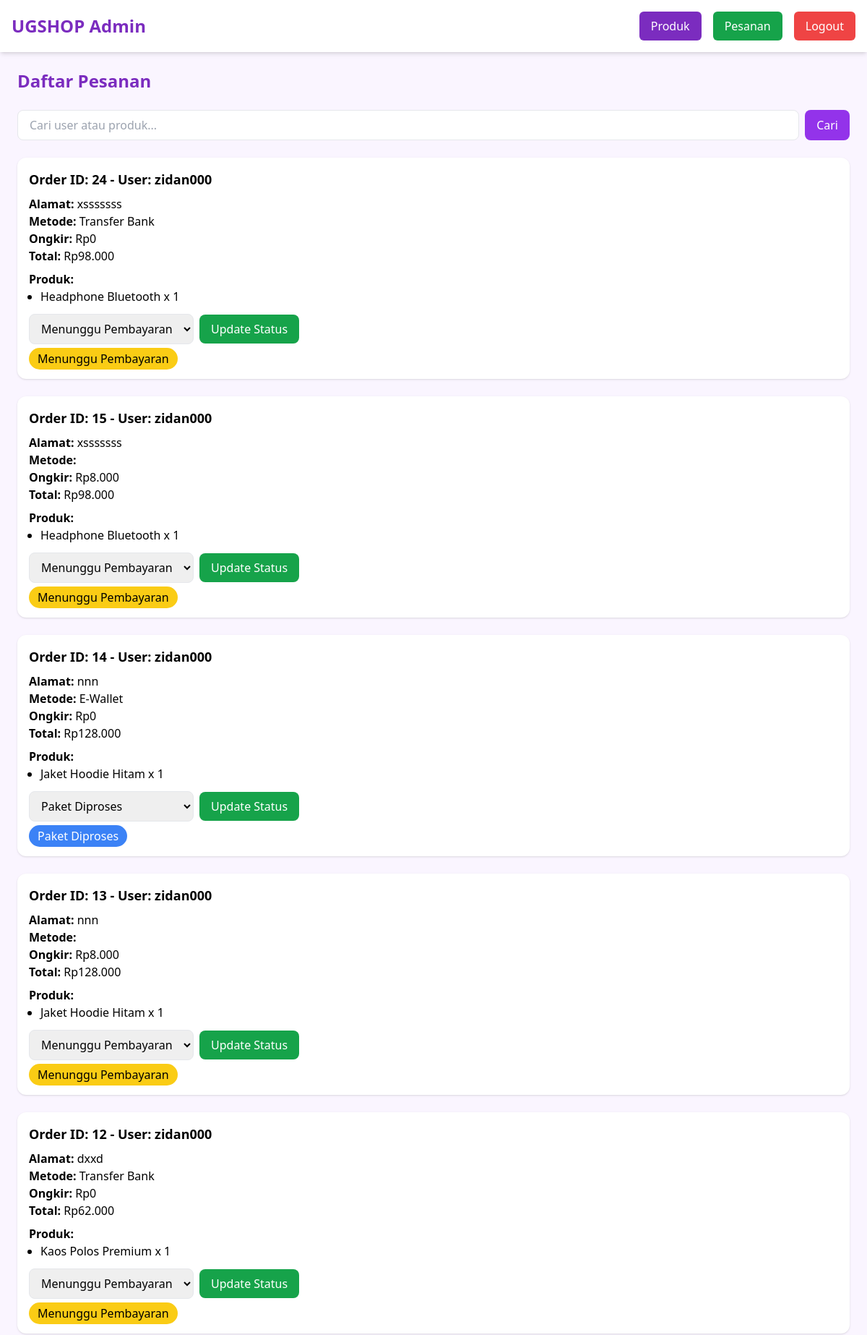
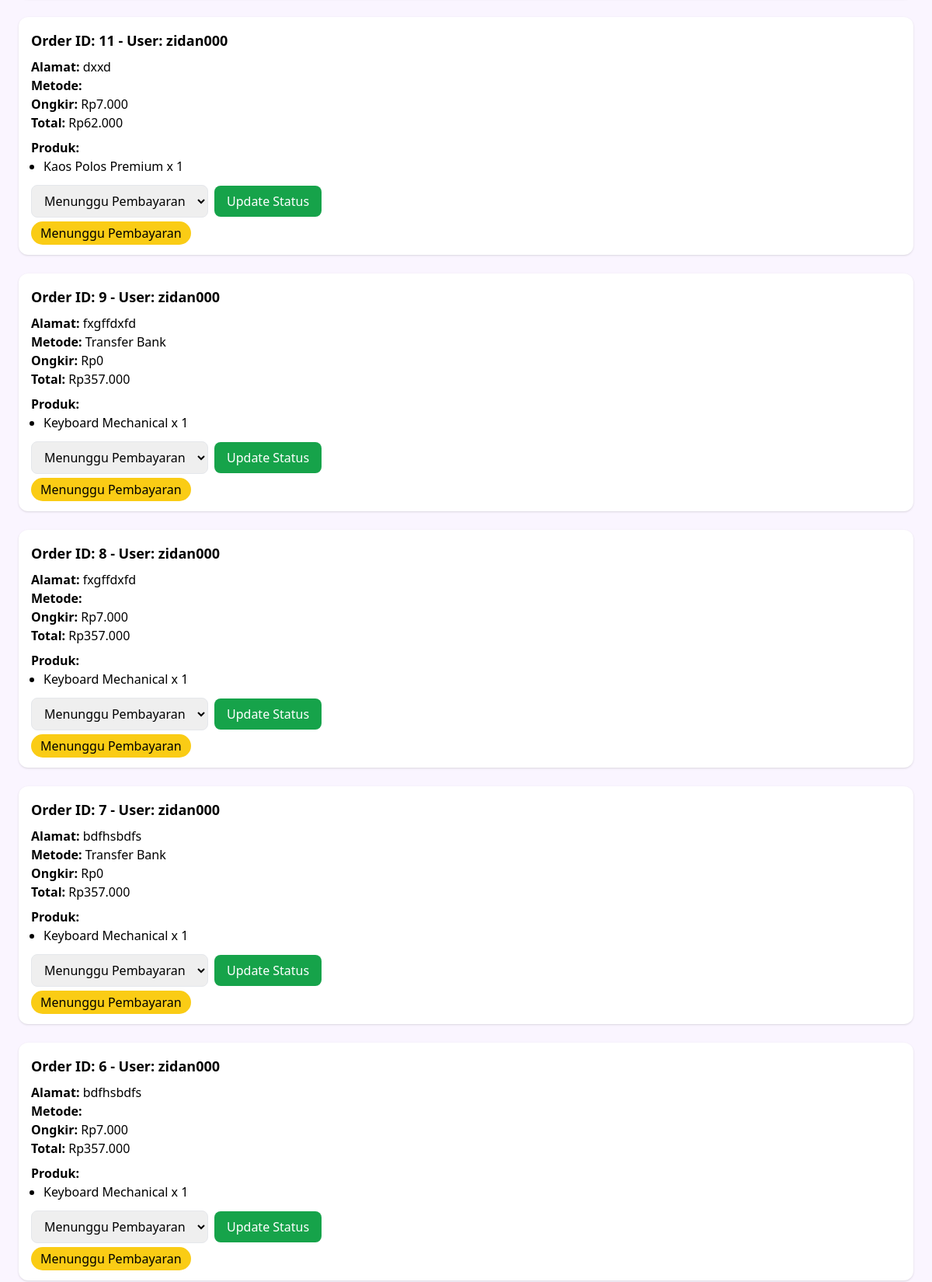
The app's page /admin_orders.php (signed in, upper part) with its own data (2 pictures, top to bottom).
### tables this page shows
CREATE TABLE `orders` (
  `id` int(11) NOT NULL,
  `user_id` int(11) NOT NULL,
  `username` varchar(100) DEFAULT NULL,
  `nama_penerima` varchar(100) DEFAULT NULL,
  `hp_penerima` varchar(20) DEFAULT NULL,
  `alamat_penerima` text DEFAULT NULL,
  `kota_toko` varchar(100) DEFAULT NULL,
  `kota_tujuan` varchar(100) DEFAULT NULL,
  `ongkir` int(11) DEFAULT 0,
  `total_akhir` int(11) DEFAULT 0,
  `metode` varchar(50) DEFAULT NULL,
  `status` varchar(50) DEFAULT 'pending',
  `created_at` timestamp NOT NULL DEFAULT current_timestamp(),
  `total_belanja` int(11) NOT NULL DEFAULT 0
);

CREATE TABLE `users` (
  `id` int(11) NOT NULL,
  `username` varchar(100) DEFAULT NULL,
  `email` varchar(100) DEFAULT NULL,
  `password` varchar(255) DEFAULT NULL,
  `created_at` timestamp NOT NULL DEFAULT current_timestamp()
);

### admin_orders.php (the view, shortened to what this page needs)
<?php
include 'config.php';
?>
<!DOCTYPE html>
<html lang="id">
<head>
  <script src="https://cdn.tailwindcss.com"></script>
</head>
<body class="bg-purple-50 min-h-screen flex flex-col">
  <nav class="bg-white shadow-md p-4 flex justify-between items-center sticky top-0 z-50">
    <h1 class="text-2xl font-bold text-ugpurple">UGSHOP Admin</h1>
    <div class="flex items-center gap-4">
      <a href="admin_products.php" class="bg-ugpurple text-white px-4 py-2 rounded-md hover:bg-ugpurplelight transition">Produk</a>
      <a href="admin_orders.php" class="bg-green-600 text-white px-4 py-2 rounded-md hover:bg-green-700 transition">Pesanan</a>
      <a href="admin_logout.php" class="bg-red-500 text-white px-4 py-2 rounded-md hover:bg-red-600 transition">Logout</a>
    </div>
  </nav>
  <main class="flex-grow p-6">
    <h2 class="text-2xl font-bold text-ugpurple mb-6">Daftar Pesanan</h2>
    <?php
    $search = $_GET['search'] ?? '';
    $search_sql = '';
    $query = "
        SELECT o.id AS order_id, o.user_id, o.alamat_penerima, o.metode, o.ongkir, o.total_akhir, o.status,
               u.username,
               p.name AS product_name, oi.qty AS product_qty
        FROM orders o
        JOIN users u ON o.user_id = u.id
        JOIN order_items oi ON o.id = oi.order_id
        JOIN products p ON oi.product_id = p.id
        WHERE 1=1 $search_sql
        ORDER BY o.id DESC
    ";
    $result = mysqli_query($conn, $query);
    $orders = [];
    while($row = mysqli_fetch_assoc($result)){
        $orders[$row['order_id']]['info'] = [
            'user' => $row['username'],
            'alamat_penerima' => $row['alamat_penerima'],
            'metode' => $row['metode'],
            'ongkir' => $row['ongkir'],
            'total_akhir' => $row['total_akhir'],
            'status' => $row['status']
        ];
        $orders[$row['order_id']]['products'][] = [
            'name' => $row['product_name'],
            'qty' => $row['product_qty']
        ];
    }
    function statusColor($status){
        return match($status){
            'Menunggu Pembayaran' => 'bg-yellow-400 text-black',
            'Paket Diproses' => 'bg-blue-500 text-white',
            'Paket Diantarkan' => 'bg-orange-500 text-white',
            'Paket Telah Tiba' => 'bg-green-600 text-white',
            default => 'bg-gray-400 text-white',
        };
    }
    ?>
    <form method="GET" class="mb-6 flex gap-2">
        <input type="text" name="search" placeholder="Cari user atau produk..."
               value="<?= htmlspecialchars($search); ?>"
               class="flex-1 px-4 py-2 border rounded-lg focus:outline-none focus:ring-2 focus:ring-purple-500">
        <button type="submit" class="bg-purple-600 text-white px-4 py-2 rounded-lg hover:bg-purple-700">
            Cari
        </button>
    </form>
    <?php if(empty($orders)): ?>
        <div class="bg-white p-6 rounded-xl shadow text-center text-gray-600">
            Tidak ada pesanan<?= $search ? " untuk '$search'" : "" ?>.
        </div>
    <?php else: ?>
        <div class="space-y-6">
            <?php foreach($orders as $order_id => $data): ?>
                <div class="bg-white shadow rounded-xl p-4">
                    <div class="flex justify-between items-center mb-2">
                        <h2 class="font-semibold text-lg">
                            Order ID: <?= $order_id; ?> - User: <?= $data['info']['user']; ?>
                        </h2>
                    </div>
                    <p><strong>Alamat:</strong> <?= $data['info']['alamat_penerima']; ?></p>
                    <p><strong>Metode:</strong> <?= $data['info']['metode']; ?></p>
                    <p><strong>Ongkir:</strong> Rp<?= number_format($data['info']['ongkir'],0,',','.'); ?></p>
                    <p><strong>Total:</strong> Rp<?= number_format($data['info']['total_akhir'],0,',','.'); ?></p>
                    <p class="mt-2"><strong>Produk:</strong></p>
                    <ul class="ml-4 list-disc">
                        <?php foreach($data['products'] as $prod): ?>
                            <li><?= $prod['name']; ?> x <?= $prod['qty']; ?></li>
                        <?php endforeach; ?>
                    </ul>
                    <form method="POST" class="mt-3 flex gap-2 items-center">
                        <select name="status" class="border px-3 py-2 rounded-lg focus:outline-none">
                            <?php
                            $statuses = ['Menunggu Pembayaran', 'Paket Diproses', 'Paket Diantarkan', 'Paket Telah Tiba'];
                            foreach($statuses as $s): ?>
                                <option value="<?= $s; ?>" <?= $data['info']['status']==$s ? 'selected' : ''; ?>>
                                    <?= $s; ?>
                                </option>
                            <?php endforeach; ?>
                        </select>
                        <button type="submit" class="bg-green-600 text-white px-4 py-2 rounded-lg hover:bg-green-700">
                            Update Status
                        </button>
                    </form>
                    <p class="mt-2">
                        <span class="px-3 py-1 rounded-full <?= statusColor($data['info']['status']); ?>">
                            <?= $data['info']['status']; ?>
                        </span>
                    </p>
                </div>
            <?php endforeach; ?>
        </div>
    <?php endif; ?>
  </main>
</body>
</html>

### records on screen
orders: order_id "24", user.username "zidan000", alamat_penerima "xsssssss", metode "Transfer Bank", ongkir "0", total_akhir "98.000", name "Headphone Bluetooth", qty "1", status "Menunggu Pembayaran"
orders: order_id "15", user.username "zidan000", alamat_penerima "xsssssss", ongkir "8.000", total_akhir "98.000", name "Headphone Bluetooth", qty "1", status "Menunggu Pembayaran"
orders: order_id "14", user.username "zidan000", alamat_penerima "nnn", metode "E-Wallet", ongkir "0", total_akhir "128.000", name "Jaket Hoodie Hitam", qty "1", status "Paket Diproses"
orders: order_id "13", user.username "zidan000", alamat_penerima "nnn", ongkir "8.000", total_akhir "128.000", name "Jaket Hoodie Hitam", qty "1", status "Menunggu Pembayaran"
orders: order_id "12", user.username "zidan000", alamat_penerima "dxxd", metode "Transfer Bank", ongkir "0", total_akhir "62.000", name "Kaos Polos Premium", qty "1", status "Menunggu Pembayaran"
orders: order_id "11", user.username "zidan000", alamat_penerima "dxxd", ongkir "7.000", total_akhir "62.000", name "Kaos Polos Premium", qty "1", status "Menunggu Pembayaran"
orders: order_id "9", user.username "zidan000", alamat_penerima "fxgffdxfd", metode "Transfer Bank", ongkir "0", total_akhir "357.000", name "Keyboard Mechanical", qty "1", status "Menunggu Pembayaran"
orders: order_id "8", user.username "zidan000", alamat_penerima "fxgffdxfd", ongkir "7.000", total_akhir "357.000", name "Keyboard Mechanical", qty "1", status "Menunggu Pembayaran"
orders: order_id "7", user.username "zidan000", alamat_penerima "bdfhsbdfs", metode "Transfer Bank", ongkir "0", total_akhir "357.000", name "Keyboard Mechanical", qty "1", status "Menunggu Pembayaran"
orders: order_id "6", user.username "zidan000", alamat_penerima "bdfhsbdfs", ongkir "7.000", total_akhir "357.000", name "Keyboard Mechanical", qty "1", status "Menunggu Pembayaran"
